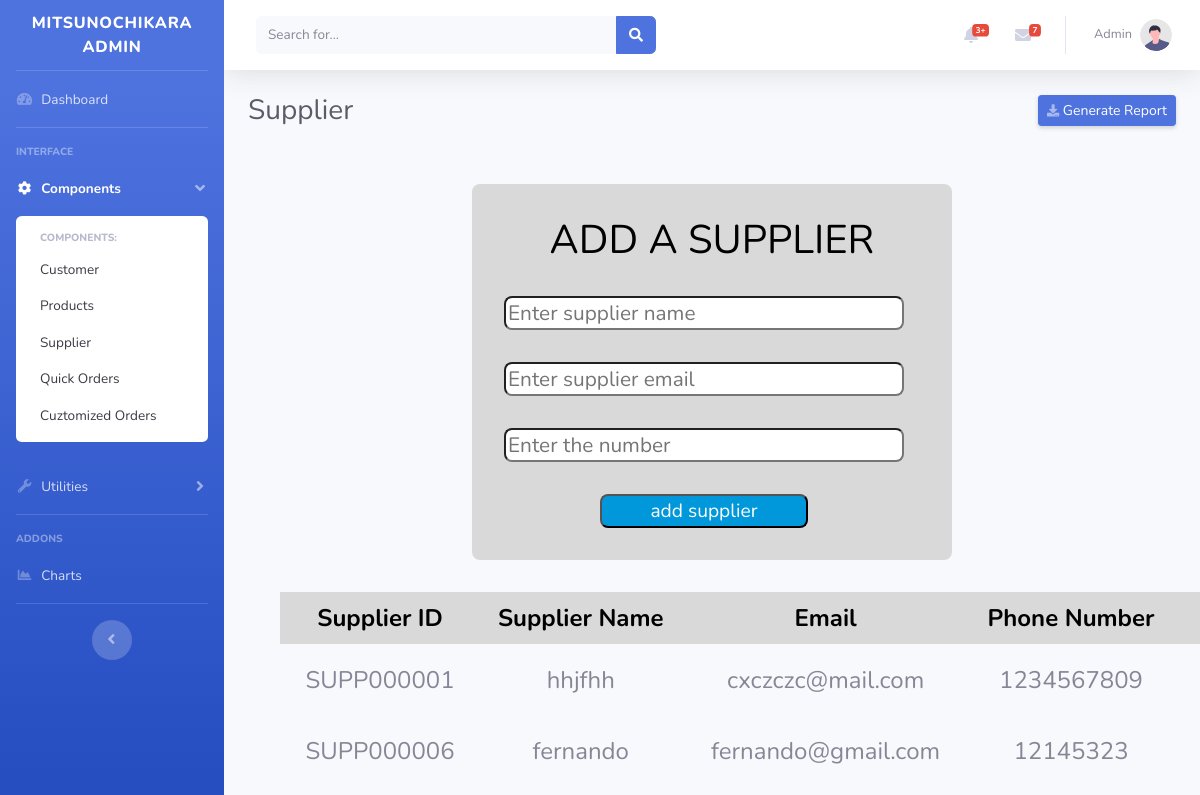
Screenshot of /Admin/supplier.php with the database file from the repository.
### tables this page shows
CREATE TABLE IF NOT EXISTS `suppliers` (
  `id` int(10) UNSIGNED NOT NULL AUTO_INCREMENT,
  `supplier_id` varchar(20) NOT NULL,
  `name` varchar(255) DEFAULT NULL,
  `email` varchar(255) DEFAULT NULL,
  `phone` int(11) DEFAULT NULL,
  PRIMARY KEY (`id`)
);

### Admin/supplier.php (the view, shortened to what this page needs)
<!DOCTYPE html>
<html lang="en">
<head>
    <link href="vendor/fontawesome-free/css/all.min.css" rel="stylesheet" type="text/css">
    <link rel="stylesheet" href="https://cdnjs.cloudflare.com/ajax/libs/font-awesome/5.15.4/css/all.min.css">
    <link href="css/sb-admin-2.min.css" rel="stylesheet">
    <link rel="stylesheet" href="css/product_style.css">
</head>
<body id="page-top">
    <div id="wrapper">
        <?php
        include '../Admin/admin_components/sidebar.php';
        ?>
        <div id="content-wrapper" class="d-flex flex-column">
            <div id="content">
                <?php
                include '../Admin/admin_components/navbar.php';
                ?>
                <div class="container-fluid">
                    <div class="d-sm-flex align-items-center justify-content-between mb-4">
                        <h1 class="h3 mb-0 text-gray-800">Supplier</h1>
                        <a href="../Admin/Report Genarations/SupplireReport.php" class="d-none d-sm-inline-block btn btn-sm btn-primary shadow-sm"><i class="fas fa-download fa-sm text-white-50"></i> Generate Report</a>
                    </div>
                    <div class="container">
                        <div class="admin-product-form-container">
                            <form action="<?php $_SERVER['PHP_SELF'] ?>" method="post" enctype="multipart/form-data">
                                <h3>add a supplier</h3>
                                <input type="text" placeholder="Enter supplier name" name="supplier_name" class="box">
                                <input type="text" placeholder="Enter supplier email" name="supplier_email" class="box">
                                <input type="text" placeholder="Enter the number" name="supplier_phone" class="box">
                                <input type="submit" class="btnn" name="add_supplier" value="add supplier">
                            </form>
                        </div>
                        <?php
                        $select = mysqli_query($conn, "SELECT * FROM suppliers");
                        ?>
                        <div class="product-display">
                            <table class="product-display-table">
                                <thead>
                                    <tr>
                                        <th>Supplier ID</th>
                                        <th>Supplier Name</th>
                                        <th>Email</th>
                                        <th>Phone Number</th>
                                        <th>Actions</th>
                                    </tr>
                                </thead>
                                <?php while ($row = mysqli_fetch_assoc($select)) { ?>
                                    <tr>
                                        <td><?php echo $row['supplier_id']; ?></td>
                                        <td><?php echo $row['name']; ?></td>
                                        <td><?php echo $row['email']; ?></td>
                                        <td><?php echo $row['phone']; ?></td>
                                        <td>
                                        </td>
                                    </tr>
                                <?php } ?>
                            </table>
                        </div>
                    </div>
                </div>
            </div>
        </div>
    </div>
</body>
</html>

### Admin/css/product_style.css (style rules this page uses)
:root { --main-color:#0098DA; --orange:#f39c12; --red:#e74c3c; --white:#ffffff; --light-bg:#a7a3a3; --border:0.2rem solid var(--black); --box-shadow:0 1.5rem 2rem rgb(0,0,0,.2); }
html { overflow-x: hidden; }
.btnn { display: block; width: 50%; cursor: pointer; border-radius: .5rem; margin-top: 1rem; margin-left: 6rem; font-size: 1.2rem; background: var(--main-color); color:var(--white); text-align: center; }
.container { max-width: 1200px; padding:2rem; margin:0 auto; }
.admin-product-form-container form { max-width: 30rem; margin:0 auto; padding:2rem; border-radius: .5rem; background: #D9D9D9; }
.admin-product-form-container form h3 { text-transform: uppercase; color:black; margin-bottom: 1rem; text-align: center; font-size: 2.5rem; }
.admin-product-form-container form .box { width: 25rem; height: 30%; border-radius: .5rem; font-size: 1.3rem; margin:1rem 0; background: var(--white); text-transform: none; }
.product-display { margin:2rem 0; }
.product-display .product-display-table { width: 70rem; text-align: center; border-radius: .5rem; }
.product-display .product-display-table thead { background: #D9D9D9; }
.product-display .product-display-table th { padding:0.5rem; font-size: 1.5rem; color: black; }
.product-display .product-display-table td { padding:1rem; font-size: 1.5rem; border-bottom: var(--border); }

### rows the page displays
suppliers: supplier "SUPP000001", name "hhjfhh", email "cxczczc@mail.com", phone "1234567809"
suppliers: supplier "SUPP000006", name "fernando", email "fernando@gmail.com", phone "12145323"
